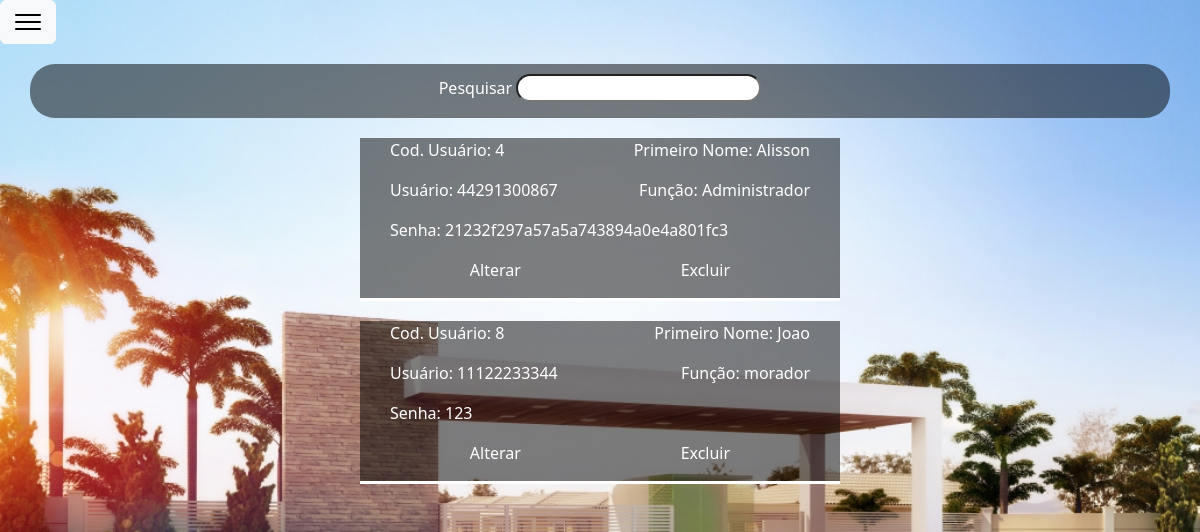
The app's page /TCC/software1/pages/intranet/usuarios.php (signed in), older data.
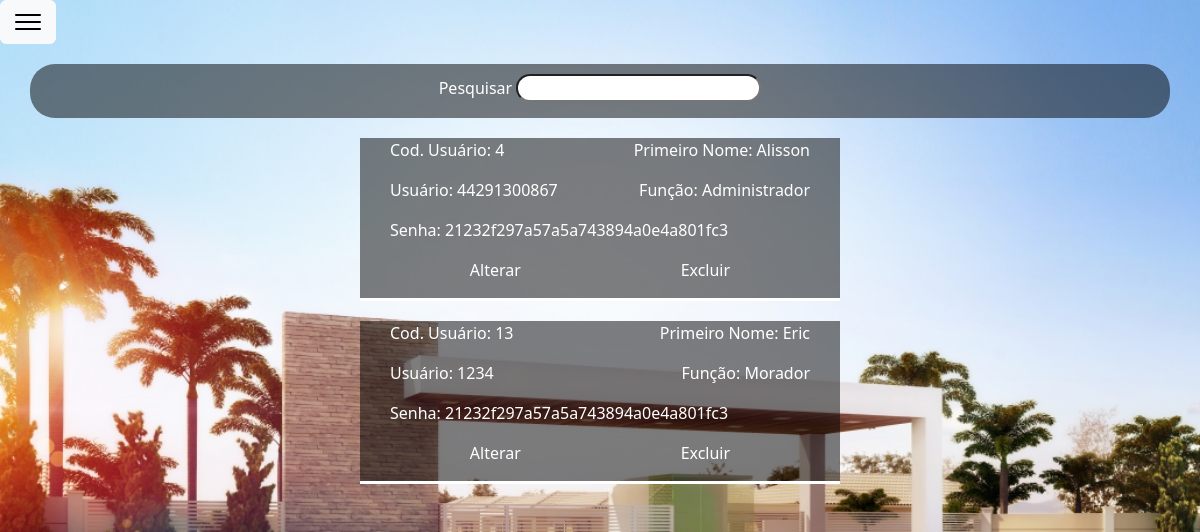
The same page, newer data.
### tables this page shows
CREATE TABLE IF NOT EXISTS `tb_usuarios` (
  `cod_usuario` int(11) NOT NULL AUTO_INCREMENT,
  `usuario` varchar(15) NOT NULL,
  `primeiro_nome` varchar(15) NOT NULL,
  `senha` varchar(50) NOT NULL,
  `funcao` varchar(15) NOT NULL,
  PRIMARY KEY (`cod_usuario`),
  UNIQUE KEY `usuario` (`usuario`)
);

### TCC/software1/pages/intranet/usuarios.php (the view, shortened to what this page needs)
<!DOCTYPE html>
<html lang="en">
<head>
    <link rel="stylesheet" href="../estilo/moradores.css">
</head>
<body>
<?php include('sidebar.php'); ?>
    <div class="pesquisar">
        <p>Pesquisar <input type="text" onKeyup="pesquisa(this.value)"></p>
    </div>
<?php
    require('../acoes/connect.php');
    $usuarios = mysqli_query($con, "Select * from `tb_usuarios`");
    while($usuario = mysqli_fetch_array($usuarios)){
        echo "<div class=box1>";
        echo "<div class=box>";
        echo "<p> Cod. Usuário: $usuario[cod_usuario]</p>";
        echo "<p> Primeiro Nome: $usuario[primeiro_nome]</p>";
        echo "</div>";
        echo "<div class=box>";
        echo "<p> Usuário: $usuario[usuario]</p>";
        echo "<p> Função: $usuario[funcao]</p>";
        echo "</div>";
        echo "<div class=box>";
        echo "<p> Senha: $usuario[senha]</p>";
        echo "</div>";
        echo "<div class=alterarExcluir>";
        echo "<p> <a href =alterarUsuario.php?cod=$usuario[cod_usuario]>Alterar</a></p>";
        echo "<p> <a href =javascript:confirmar($usuario[cod_usuario])>Excluir</a></p>";
        echo "</div>";
        echo "</div>";
        echo "<div class=risco> </div>";
    }
?>
</body>
</html>

### TCC/software1/pages/intranet/sidebar.php (shortened to what this page needs)
<!DOCTYPE html>
<html lang="en">
<head>
    <link href="https://cdn.jsdelivr.net/npm/bootstrap@5.2.1/dist/css/bootstrap.min.css" rel="stylesheet">
 <link rel="stylesheet" href="../estilo/sidebar.css">
</head>
<body>
<button class="btn btn-light" type="button" data-bs-toggle="offcanvas" data-bs-target="#offcanvasExample" aria-controls="offcanvasExample">
  <img src="../imagens/icons8-menu-30.png" alt="">
</button>
</body>
</html>

### TCC/software1/pages/estilo/moradores.css (style rules this page uses)
.pesquisar { display: flex; justify-content: center; background: rgba(0, 0, 0, 0.5); border-radius: 25px; margin-bottom: 20px; margin-top: 20px; margin-left: 30px; margin-right: 30px; }
.pesquisar p { margin-top: 10px; color: white; }
.pesquisar p input { border-radius: 30px; padding: 0px 5px; }
.box { display: flex; justify-content: space-between; color: white; }
.box1 { width: 40%; margin: 0 auto; background: rgba(0, 0, 0, 0.5); padding: 0 30px ; }
.alterarExcluir { display: flex; justify-content: space-around; }
.alterarExcluir a { color: white; text-decoration: none; }
.risco { border-top: 3px solid white; width: 40%; margin: 0 auto; padding: 10px; }

### TCC/software1/pages/estilo/sidebar.css (style rules this page uses)
body { background-image: url("../imagens/PORTARIA.jpg"); background-repeat: no-repeat; background-size: 100vw 100vh; background-position: top; background-attachment: fixed; }

Row changes from the older to the newer data that the page shows:
removed tb_usuarios: cod_usuario "8", primeiro_nome "Joao", usuario "11122233344", funcao "morador", senha "123"
added tb_usuarios: cod_usuario "13", primeiro_nome "Eric", usuario "1234", funcao "Morador", senha "21232f297a57a5a743894a0e4a801fc3"
